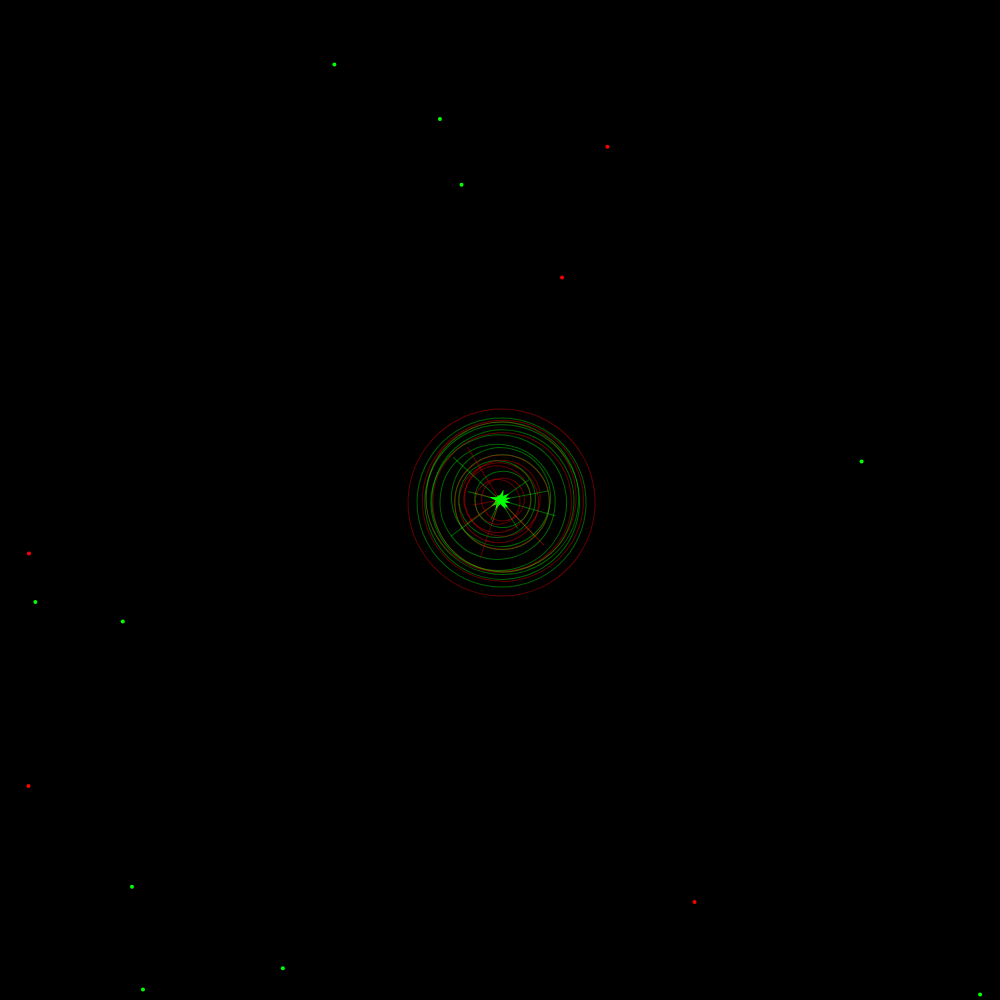
Frame 1 (no input)
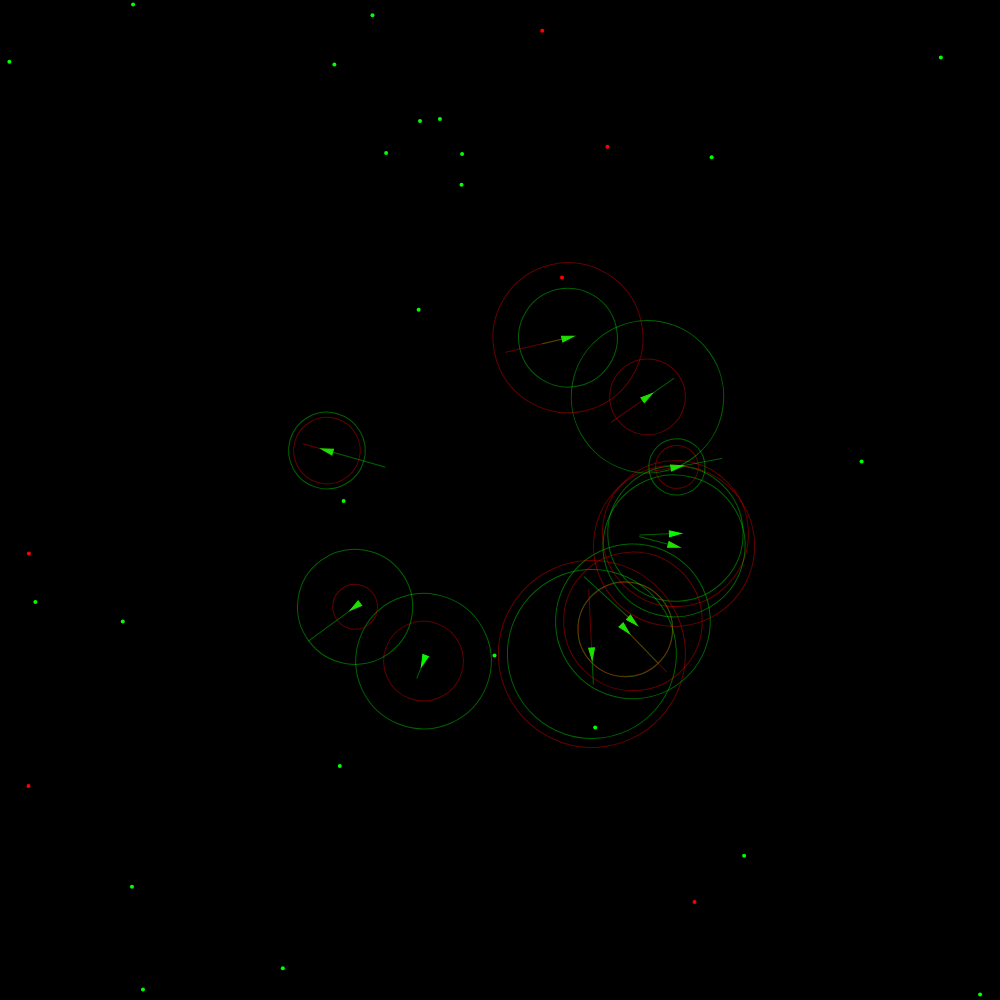
Frame 60 (no input)
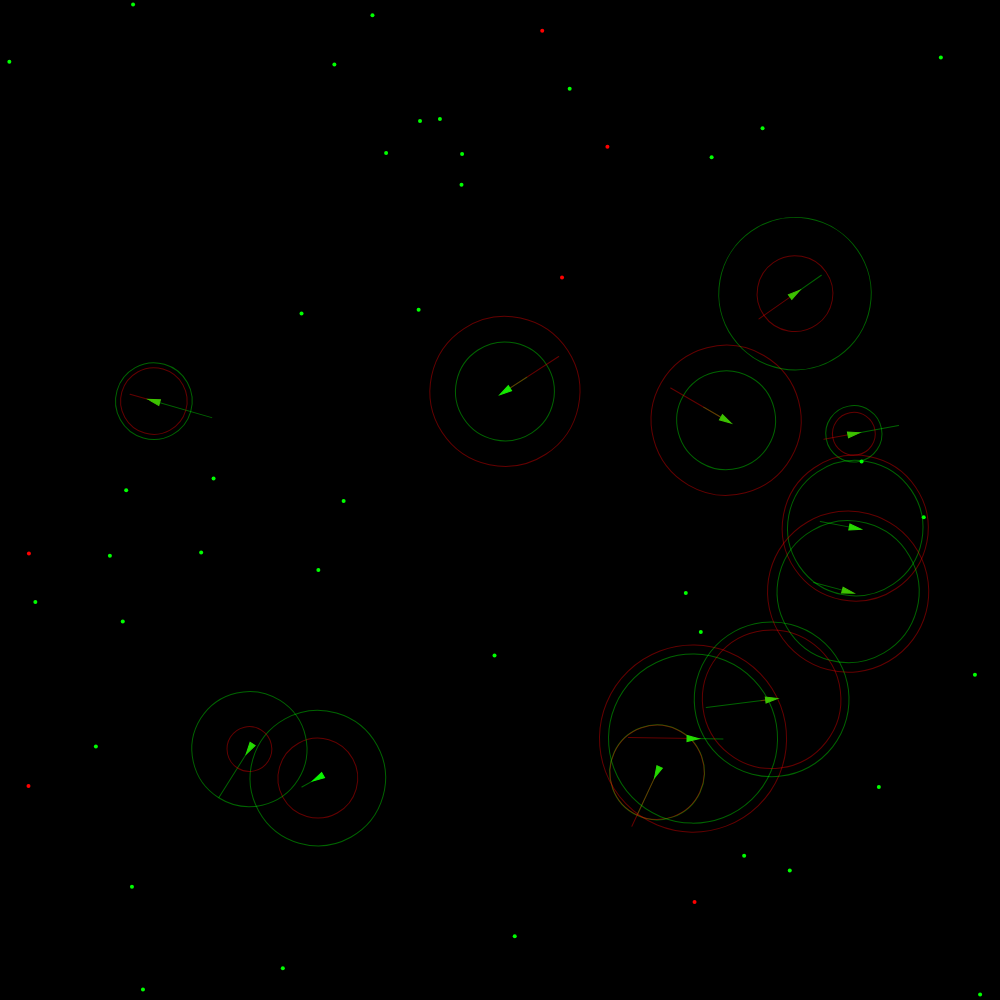
Frame 120 (the mouse pressed at the canvas centre since frame 60)

The p5.js sketch that drew these frames (run headless with seeded random() and noise() and a simulated clock; from frame 60 on, the mouse is pressed at the canvas centre):

// p5.js sketch
// ── sketch.js
// Evolutionary "Steering Behavior" Simulation

// An array of vehicles
var population = [];

// An array of "food"
var food = [];
// An array of "poison"
var poison = [];

// How good is food, how bad is poison?
var nutrition = [0.1, -1];

// Show additional info on DNA?
var debug;

function setup() {
	
  // Add canvas and grab checkbox
  var canvas = createCanvas(1000, 1000);
  //canvas.parent('canvascontainer');
  //debug = select('#debug');

  // Create 10 vehicles
  angleMode(RADIANS);
  for (var i = 0; i < 10; i++) {
    population[i] = new Vehicle(width / 2, height / 2);
  }
  // Start with some food
  for (var k = 0; k < 10; k++) {
    food[k] = createVector(random(width), random(height));
  }
  // Start with some poison
  for (var l = 0; l < 5; l++) {
    poison[l] = createVector(random(width), random(height));
  }
}

// Add new vehicles by dragging mouse
function mouseDragged() {
  population.push(new Vehicle(mouseX, mouseY));
}

function draw() {
  background(0);

  // 25% chance of new food
  if (random(1) < 0.25) {
    food.push(createVector(random(width), random(height)));
  }

  // 1% chance of new poison
  if (random(1) < 0.01) {
    poison.push(createVector(random(width), random(height)));
  }

  // Go through all vehicles
  for (var i = population.length - 1; i >= 0; i--) {
    var v = population[i];

    // Eat the food (index 0)
    v.eat(food, 0);
    // Eat the poison (index 1)
    v.eat(poison, 1);
    // Check boundaries
    v.boundaries();

    // Update and draw
    v.update();
    v.display();

    // If the vehicle has died, remove
    if (v.dead()) {
      population.splice(i, 1);
    } else {
      // Every vehicle has a chance of cloning itself
      var child = v.birth();
      if (child != null) {
        population.push(child);
      }
    }
  }

  // Draw all the food and all the poison
  for (var a = 0; a < food.length; a++) {
    fill(0, 255, 0);
    noStroke();
    ellipse(food[a].x, food[a].y, 4);
  }

  for (var j = 0; j < poison.length; j++) {
    fill(255, 0, 0);
    noStroke();
    ellipse(poison[j].x, poison[j].y, 4);
  }
}

function Vehicle(x, y, dna) {

  // All the physics stuff
  this.acceleration = createVector();
  this.velocity = p5.Vector.random2D();
  this.position = createVector(x, y);
  this.r = 3;
  this.maxforce = 0.5;
  this.maxspeed = 3;
  this.velocity.setMag(this.maxspeed);


  // Did it receive DNA to copy?
  if (dna instanceof Array) {
    this.dna = [];
    // Copy all the DNA
    for (var i = 0; i < dna.length; i++) {
      // 10% chance of mutation
      if (random(1) < 0.1) {
        if (i < 2) {
          // Adjust steering force weights
          this.dna[i] = dna[i] + random(-0.2, 0.2);

        } else {
          // Adjust perception radius
          this.dna[i] = dna[i] + random(-10, 10);
        }
        // Copy DNA
      } else {
        this.dna[i] = dna[i];
      }
    }
  } else {
    var maxf = 3;
    // DNA
    // 0: Attraction/Repulsion to food
    // 1: Attraction/Repulsion to poison
    // 2: Radius to sense food
    // 3: Radius to sense poison
    this.dna = [random(-maxf, maxf), random(-maxf, maxf), random(5, 100), random(5, 100)];
  }

  // Health
  this.health = 1;
}


// Method to update location
Vehicle.prototype.update = function() {
  // Update velocity
  this.velocity.add(this.acceleration);
  // Limit speed
  this.velocity.limit(this.maxspeed);
  this.position.add(this.velocity);
  // Reset acceleration to 0 each cycle
  this.acceleration.mult(0);

  // Slowly die unless you eat
  this.health -= 0.002;

};

// Return true if health is less than zero
Vehicle.prototype.dead = function() {
  return (this.health < 0);
}

// Small chance of returning a new child vehicle
Vehicle.prototype.birth = function() {
  var r = random(1);
  if (r < 0.001) {
    // Same location, same DNA
    return new Vehicle(this.position.x, this.position.y, this.dna);
  }
}

// Check against array of food or poison
// index = 0 for food, index = 1 for poison
Vehicle.prototype.eat = function(list, index) {

  // What's the closest?
  var closest = null;
  var closestD = Infinity;
  // Look at everything
  for (var i = list.length - 1; i >= 0; i--) {
    // Calculate distance
    var d = p5.Vector.dist(list[i], this.position);

    // If it's within perception radius and closer than pervious
    if (d < this.dna[2 + index] && d < closestD) {
      closestD = d;
      // Save it
      closest = list[i];

      // If we're withing 5 pixels, eat it!
      if (d < 5) {
        list.splice(i, 1);
        // Add or subtract from health based on kind of food
        this.health += nutrition[index];
      }
    }
  }

  // If something was close
  if (closest) {
    // Seek
    var seek = this.seek(closest, index);
    // Weight according to DNA
    seek.mult(this.dna[index]);
    // Limit
    seek.limit(this.maxforce);
    this.applyForce(seek);
  }
}

// Add force to acceleration
Vehicle.prototype.applyForce = function(force) {
  this.acceleration.add(force);
}

// A method that calculates a steering force towards a target
// STEER = DESIRED MINUS VELOCITY
Vehicle.prototype.seek = function(target, index) {

  var desired = p5.Vector.sub(target, this.position); // A vector pointing from the location to the target
  var d = desired.mag();

  // Scale to maximum speed
  desired.setMag(this.maxspeed);

  // Steering = Desired minus velocity
  var steer = p5.Vector.sub(desired, this.velocity);

  // Not limiting here
  // steer.limit(this.maxforce);

  return steer;
}


Vehicle.prototype.display = function() {

  // Color based on health
  var green = color(0, 255, 0);
  var red = color(255, 0, 0);
  var col = lerpColor(red, green, this.health)

  // Draw a triangle rotated in the direction of velocity
  var theta = this.velocity.heading() + PI / 2;
  push();
  translate(this.position.x, this.position.y);
  rotate(theta);

	// Extra info
  noFill();

  // Circle and line for food
  stroke(0, 255, 0, 100);
  ellipse(0, 0, this.dna[2] * 2);
  line(0, 0, 0, -this.dna[0] * 25);

  // Circle and line for poison
  stroke(255, 0, 0, 100);
  ellipse(0, 0, this.dna[3] * 2);
  line(0, 0, 0, -this.dna[1] * 25);


  // Draw the vehicle itself
  fill(col);
  stroke(col);
  beginShape();
  vertex(0, -this.r * 2);
  vertex(-this.r, this.r * 2);
  vertex(this.r, this.r * 2);
  endShape(CLOSE);
  pop();
}

// A force to keep it on screen
Vehicle.prototype.boundaries = function() {
  var d = 10;
  var desired = null;
  if (this.position.x < d) {
    desired = createVector(this.maxspeed, this.velocity.y);
  } else if (this.position.x > width - d) {
    desired = createVector(-this.maxspeed, this.velocity.y);
  }

  if (this.position.y < d) {
    desired = createVector(this.velocity.x, this.maxspeed);
  } else if (this.position.y > height - d) {
    desired = createVector(this.velocity.x, -this.maxspeed);
  }

  if (desired !== null) {
    desired.setMag(this.maxspeed);
    var steer = p5.Vector.sub(desired, this.velocity);
    steer.limit(this.maxforce);
    this.applyForce(steer);
  }
}
